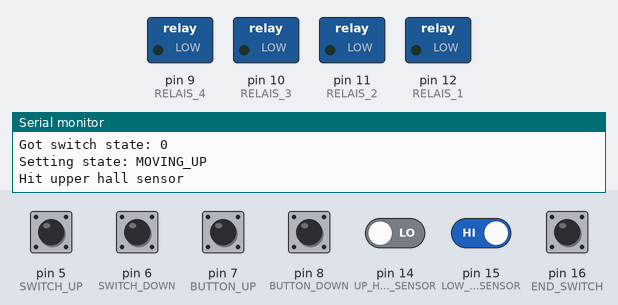
Simulated run of this program. Board: Arduino Nano, built with avr-gcc and run on an emulated ATmega328P. On the bench: switched loads named in the program (green lamp = pin HIGH), the last lines printed to the serial monitor. Dashed ring = blinking. The inputs (shaded band) are chosen by the test bench; at power-on: pin 8 (BUTTON_DOWN), pin 15 (LOW_HALL_SENSOR) HIGH, pin 5 (SWITCH_UP), pin 6 (SWITCH_DOWN), pin 7 (BUTTON_UP), pin 14 (UP_HALL_SENSOR), pin 16 (END_SWITCH) LOW.

Above: at 1.2 s.
1.3 s: pin 14 (UP_HALL_SENSOR) driven HIGH
At 2.6 s:
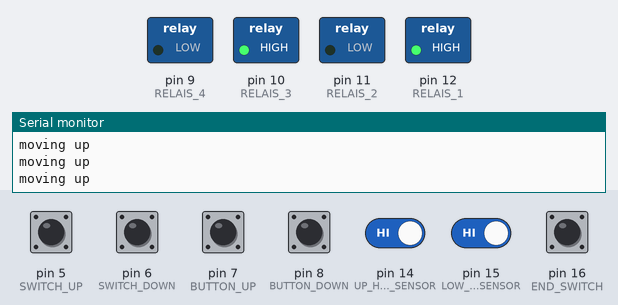
2.9 s: pin 7 (BUTTON_UP) pulled HIGH for 1 s
At 3.7 s:
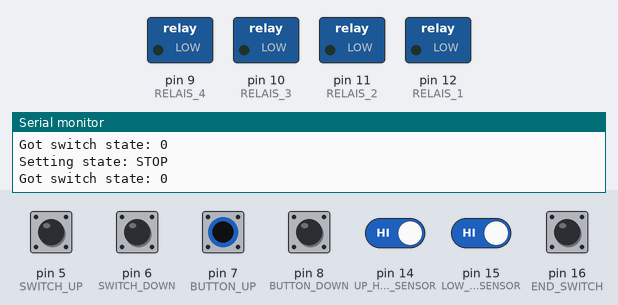
6.9 s: pin 7 (BUTTON_UP) pulled HIGH for 0.15 s
At 7.6 s:
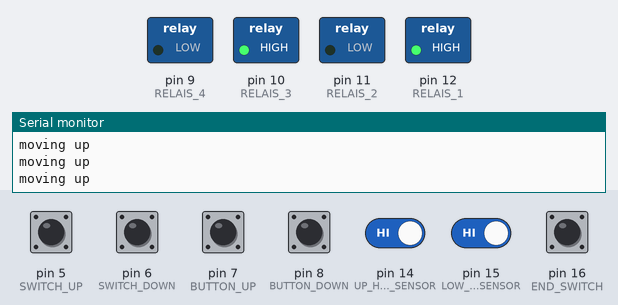
10.0 s: pin 14 (UP_HALL_SENSOR) driven LOW
At 11.5 s:
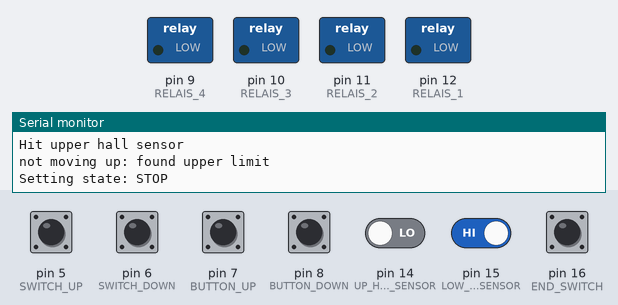
13.0 s: pin 8 (BUTTON_DOWN) pulled LOW for 0.15 s
At 13.13 s:
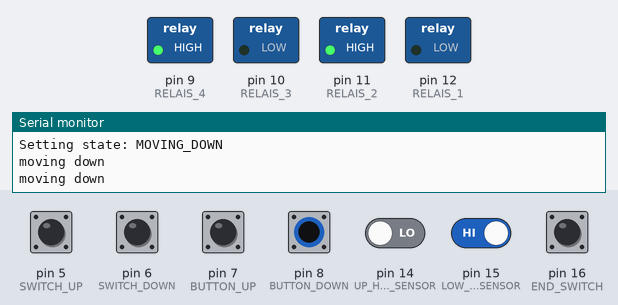
Timing chart, 0 to 16.0 s (numbered marks = the images above; inputs shaded):
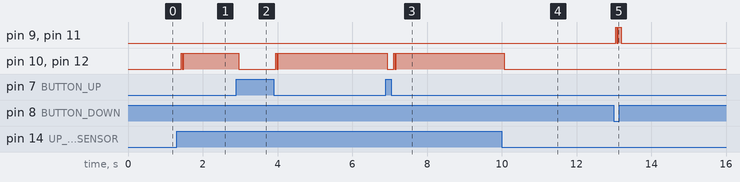

The program:

main.cpp
```cpp
/*********************************
 * Electric table height controller
 * Author: shiftux
 * Jan 2021
 ********************************/

#include <Arduino.h>

bool debug = true;

// pin names
// pinout https://components101.com/microcontrollers/arduino-nano
#define UP_HALL_SENSOR 14
#define LOW_HALL_SENSOR 15
#define END_SWITCH 16
#define SWITCH_UP 5
#define SWITCH_DOWN 6
#define BUTTON_UP 7
#define BUTTON_DOWN 8
#define RELAIS_4 9
#define RELAIS_3 10
#define RELAIS_2 11
#define RELAIS_1 12
#define OFF 0
#define ON 1

// states
enum states {
  STOP,
  MOVING_UP,
  MOVING_DOWN,
  SHIFT_UP,
  SHIFT_DOWN
};

enum switchPositions {
  SWITCH_POS_HIGH,
  SWITCH_POS_LOW
};

// global vars
states state = STOP;
switchPositions switchPosition  = SWITCH_POS_HIGH;
int switchState = 3;
long movmentStartTime;
int upMovementTimeout = 16000; // ms
int downMovementTimeout = 13500; // ms

// switch & button state getters
int getSwitchPos(){
  if(digitalRead(SWITCH_DOWN) == 1){
    switchPosition = SWITCH_POS_LOW;
  }
  if(digitalRead(SWITCH_UP) == 1){
    switchPosition = SWITCH_POS_HIGH;
  }
  if(debug) { Serial.print("Got switch state: ");Serial.println(switchPosition); }
  return switchPosition;
};
bool switchToggleUp(){
  if(getSwitchPos() == SWITCH_POS_HIGH && switchState != SWITCH_POS_HIGH){
    switchState = SWITCH_POS_HIGH;
    return true;
  } else {
    return false;
  }
};
bool switchToggleDown(){
  if(getSwitchPos() == SWITCH_POS_LOW && switchState != SWITCH_POS_LOW){
    switchState = SWITCH_POS_LOW;
    return true;
  } else {
    return false;
  }
};
bool buttonDownActive(){
  return !digitalRead(BUTTON_DOWN);
}
bool buttonUpActive(){
  return !digitalRead(BUTTON_UP);
}

// motor movements
void motorStop(){
  digitalWrite(RELAIS_1, OFF);
  digitalWrite(RELAIS_2, OFF);
  digitalWrite(RELAIS_3, OFF);
  digitalWrite(RELAIS_4, OFF);
};
void motorMoveUp(){
  motorStop();
  digitalWrite(RELAIS_1, ON);
  digitalWrite(RELAIS_3, ON);
};
void motorMoveDown(){
  motorStop();
  digitalWrite(RELAIS_2, ON);
  digitalWrite(RELAIS_4, ON);
};
void stop(){
  motorStop();
  if(debug) { Serial.println("Setting state: STOP"); }
  state = STOP;
};

// limit checks
bool hitLowerLimit(){
  if (digitalRead(LOW_HALL_SENSOR) == 0){ // hall sensor is 0 when magnet is present
    if(debug) { Serial.println("Hit lower hall sensor"); }
    return true;
  }
  else if (digitalRead(END_SWITCH) == 1){
    if(debug) { Serial.println("Hit lower lower end switch"); }
    return true;
  }
  else {
    return false;
  }
};
bool hitUpperLimit(){
  if (digitalRead(UP_HALL_SENSOR) == 0){
    if(debug) { Serial.println("Hit upper hall sensor"); }
    return true;
  }
  else {
    return false;
  }
};
bool downTimeoutHit(){
  if (millis() - movmentStartTime > downMovementTimeout){
    if(debug) { Serial.println("Hit down time limit timeout"); }
    return true;
  } else {
    return false;
  }
};
bool upTimeoutHit(){
  if (millis() - movmentStartTime > upMovementTimeout){
    if(debug) { Serial.println("Hit up time limit timeout"); }
    return true;
  } else {
    return false;
  }
};

// state actions
void stopActions(){
  motorStop();
  if (switchToggleDown()){
    if(debug) { Serial.println("Setting state: SHIFT_DOWN"); }
    state = SHIFT_DOWN;
  }
  else if (switchToggleUp()){
    if(debug) { Serial.println("Setting state: SHIFT_UP"); }
    state = SHIFT_UP;
  }
  else if (buttonDownActive()){
    if(debug) { Serial.println("Setting state: MOVING_DOWN"); }
    state = MOVING_DOWN;
  }
  else if (buttonUpActive()){
    if(debug) { Serial.println("Setting state: MOVING_UP"); }
    state = MOVING_UP;
  }
  else {
    if(debug) { Serial.println("Setting state: STOP"); }
    state = STOP;
  }
  movmentStartTime = millis();
};

void movingUpActions(){
  if (hitUpperLimit()){
    if(debug) { Serial.println("not moving up: found upper limit"); }
    stop();
  }
  else if (!buttonUpActive()){
    if(debug) { Serial.println("not moving up: button released"); }
    stop();
  }
  else {
    if(debug) { Serial.println("moving up"); }
    motorMoveUp();
  }
};

void movingDownActions(){
  if (hitLowerLimit()){
    if(debug) { Serial.println("not moving down: found lower limit"); }
    stop();
  }
  else if (!buttonDownActive()){
    if(debug) { Serial.println("not moving down: button released"); }
    stop();
  }
  else {
    if(debug) { Serial.println("moving down"); }
    motorMoveDown();
  }
};

void shiftUpActions(){
  if (hitUpperLimit()){
    stop();
  }
  else if (upTimeoutHit()){
    stop();
  }
  else if (switchToggleDown()){
    motorStop();
    state = SHIFT_DOWN;
  }
  else if (buttonDownActive()){
    motorStop();
    state = MOVING_DOWN;
  }
  else{
    motorMoveUp();
  }
};

void shiftDownActions(){
  if (hitLowerLimit()){
    stop();
  }
  else if (downTimeoutHit()){
    stop();
  }
  else if (switchToggleUp()){
    motorStop();
    state = SHIFT_UP;
  }
  else if (buttonUpActive()){
    motorStop();
    state = MOVING_UP;
  }
  else{
    motorMoveDown();
  }
};

void my_init(){
  pinMode(UP_HALL_SENSOR, INPUT);
  pinMode(LOW_HALL_SENSOR, INPUT);
  pinMode(END_SWITCH, INPUT);
  pinMode(SWITCH_UP, INPUT);
  pinMode(SWITCH_DOWN, INPUT);
  pinMode(BUTTON_UP, INPUT);
  pinMode(BUTTON_DOWN, INPUT);
  pinMode(RELAIS_1, OUTPUT);
  pinMode(RELAIS_2, OUTPUT);
  pinMode(RELAIS_3, OUTPUT);
  pinMode(RELAIS_4, OUTPUT);
}

void setup() {
  my_init();
  if(debug) { Serial.begin(9600); }// open the serial port at 9600 bps
  switchState = getSwitchPos();
  movmentStartTime = millis();
  stop();
}

// main loop
void loop() {
  if (state == STOP) {
    stopActions();
  }
  else if (state == MOVING_UP) {
    movingUpActions();
  }
  else if (state == MOVING_DOWN) {
    movingDownActions();
  }
  else if (state == SHIFT_UP) {
    shiftUpActions();
  }
  else if (state == SHIFT_DOWN) {
    shiftDownActions();
  }
  else{
    stop();
  }
}
```

Measured:
- after the input at 1.3 s, pin 10 (RELAIS_3), pin 12 (RELAIS_1): LOW → HIGH after 0.13 s, → LOW 0.02 s later, → HIGH 0.04 s later
- after the input at 2.9 s, pin 10 (RELAIS_3), pin 12 (RELAIS_1): HIGH → LOW after 0.07 s, → HIGH 0.99 s later, → LOW 0.02 s later, → HIGH 0.04 s later
- after the input at 6.9 s, pin 10 (RELAIS_3), pin 12 (RELAIS_1): HIGH → LOW at once, → HIGH 0.17 s later, → LOW 0.02 s later, → HIGH 0.04 s later
- after the input at 10.0 s, pin 10 (RELAIS_3), pin 12 (RELAIS_1): HIGH → LOW after 0.06 s
- after the input at 13.0 s, pin 9 (RELAIS_4), pin 11 (RELAIS_2): alternates HIGH for 0.05 s and LOW for 0.04 s, 4 changes in all, then stays LOW, starting after 0.06 s
